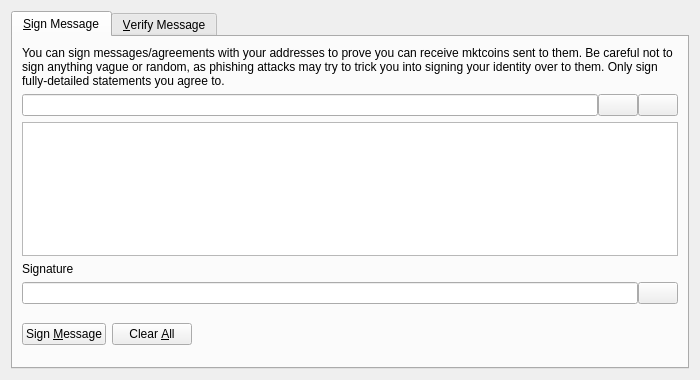
<?xml version="1.0" encoding="UTF-8"?>
<ui version="4.0">
 <class>SignVerifyMessageDialog</class>
 <widget class="QDialog" name="SignVerifyMessageDialog">
  <property name="geometry">
   <rect>
    <x>0</x>
    <y>0</y>
    <width>700</width>
    <height>380</height>
   </rect>
  </property>
  <property name="windowTitle">
   <string>Signatures - Sign / Verify a Message</string>
  </property>
  <property name="modal">
   <bool>true</bool>
  </property>
  <layout class="QVBoxLayout" name="verticalLayout">
   <item>
    <widget class="QTabWidget" name="tabWidget">
     <property name="currentIndex">
      <number>0</number>
     </property>
     <widget class="QWidget" name="tabSignMessage">
      <attribute name="title">
       <string>&amp;Sign Message</string>
      </attribute>
      <layout class="QVBoxLayout" name="verticalLayout_SM">
       <item>
        <widget class="QLabel" name="infoLabel_SM">
         <property name="text">
          <string>You can sign messages/agreements with your addresses to prove you can receive mktcoins sent to them. Be careful not to sign anything vague or random, as phishing attacks may try to trick you into signing your identity over to them. Only sign fully-detailed statements you agree to.</string>
         </property>
         <property name="textFormat">
          <enum>Qt::PlainText</enum>
         </property>
         <property name="wordWrap">
          <bool>true</bool>
         </property>
        </widget>
       </item>
       <item>
        <layout class="QHBoxLayout" name="horizontalLayout_1_SM">
         <property name="spacing">
          <number>0</number>
         </property>
         <item>
          <widget class="QValidatedLineEdit" name="addressIn_SM">
           <property name="toolTip">
            <string>The MKTcoin address to sign the message with</string>
           </property>
          </widget>
         </item>
         <item>
          <widget class="QPushButton" name="addressBookButton_SM">
           <property name="toolTip">
            <string>Choose previously used address</string>
           </property>
           <property name="text">
            <string/>
           </property>
           <property name="icon">
            <iconset resource="../mktcoin.qrc">
             <normaloff>:/icons/address-book</normaloff>:/icons/address-book</iconset>
           </property>
           <property name="shortcut">
            <string>Alt+A</string>
           </property>
           <property name="autoDefault">
            <bool>false</bool>
           </property>
          </widget>
         </item>
         <item>
          <widget class="QPushButton" name="pasteButton_SM">
           <property name="toolTip">
            <string>Paste address from clipboard</string>
           </property>
           <property name="text">
            <string/>
           </property>
           <property name="icon">
            <iconset resource="../mktcoin.qrc">
             <normaloff>:/icons/editpaste</normaloff>:/icons/editpaste</iconset>
           </property>
           <property name="shortcut">
            <string>Alt+P</string>
           </property>
           <property name="autoDefault">
            <bool>false</bool>
           </property>
          </widget>
         </item>
        </layout>
       </item>
       <item>
        <widget class="QPlainTextEdit" name="messageIn_SM">
         <property name="toolTip">
          <string>Enter the message you want to sign here</string>
         </property>
        </widget>
       </item>
       <item>
        <widget class="QLabel" name="signatureLabel_SM">
         <property name="text">
          <string>Signature</string>
         </property>
         <property name="textFormat">
          <enum>Qt::PlainText</enum>
         </property>
        </widget>
       </item>
       <item>
        <layout class="QHBoxLayout" name="horizontalLayout_2_SM">
         <property name="spacing">
          <number>0</number>
         </property>
         <item>
          <widget class="QLineEdit" name="signatureOut_SM">
           <property name="font">
            <font>
             <italic>true</italic>
            </font>
           </property>
           <property name="readOnly">
            <bool>true</bool>
           </property>
          </widget>
         </item>
         <item>
          <widget class="QPushButton" name="copySignatureButton_SM">
           <property name="toolTip">
            <string>Copy the current signature to the system clipboard</string>
           </property>
           <property name="text">
            <string/>
           </property>
           <property name="icon">
            <iconset resource="../mktcoin.qrc">
             <normaloff>:/icons/editcopy</normaloff>:/icons/editcopy</iconset>
           </property>
           <property name="autoDefault">
            <bool>false</bool>
           </property>
          </widget>
         </item>
        </layout>
       </item>
       <item>
        <layout class="QHBoxLayout" name="horizontalLayout_3_SM">
         <item>
          <widget class="QPushButton" name="signMessageButton_SM">
           <property name="toolTip">
            <string>Sign the message to prove you own this MKTcoin address</string>
           </property>
           <property name="text">
            <string>Sign &amp;Message</string>
           </property>
           <property name="icon">
            <iconset resource="../mktcoin.qrc">
             <normaloff>:/icons/edit</normaloff>:/icons/edit</iconset>
           </property>
           <property name="autoDefault">
            <bool>false</bool>
           </property>
          </widget>
         </item>
         <item>
          <widget class="QPushButton" name="clearButton_SM">
           <property name="toolTip">
            <string>Reset all sign message fields</string>
           </property>
           <property name="text">
            <string>Clear &amp;All</string>
           </property>
           <property name="icon">
            <iconset resource="../mktcoin.qrc">
             <normaloff>:/icons/remove</normaloff>:/icons/remove</iconset>
           </property>
           <property name="autoDefault">
            <bool>false</bool>
           </property>
          </widget>
         </item>
         <item>
          <spacer name="horizontalSpacer_1_SM">
           <property name="orientation">
            <enum>Qt::Horizontal</enum>
           </property>
           <property name="sizeHint" stdset="0">
            <size>
             <width>40</width>
             <height>48</height>
            </size>
           </property>
          </spacer>
         </item>
         <item>
          <widget class="QLabel" name="statusLabel_SM">
           <property name="font">
            <font>
             <weight>75</weight>
             <bold>true</bold>
            </font>
           </property>
           <property name="text">
            <string/>
           </property>
           <property name="wordWrap">
            <bool>true</bool>
           </property>
          </widget>
         </item>
         <item>
          <spacer name="horizontalSpacer_2_SM">
           <property name="orientation">
            <enum>Qt::Horizontal</enum>
           </property>
           <property name="sizeHint" stdset="0">
            <size>
             <width>40</width>
             <height>48</height>
            </size>
           </property>
          </spacer>
         </item>
        </layout>
       </item>
      </layout>
     </widget>
     <widget class="QWidget" name="tabVerifyMessage">
      <attribute name="title">
       <string>&amp;Verify Message</string>
      </attribute>
      <layout class="QVBoxLayout" name="verticalLayout_VM">
       <item>
        <widget class="QLabel" name="infoLabel_VM">
         <property name="text">
          <string>Enter the receiver's address, message (ensure you copy line breaks, spaces, tabs, etc. exactly) and signature below to verify the message. Be careful not to read more into the signature than what is in the signed message itself, to avoid being tricked by a man-in-the-middle attack. Note that this only proves the signing party receives with the address, it cannot prove sendership of any transaction!</string>
         </property>
         <property name="textFormat">
          <enum>Qt::PlainText</enum>
         </property>
         <property name="alignment">
          <set>Qt::AlignLeading|Qt::AlignLeft|Qt::AlignTop</set>
         </property>
         <property name="wordWrap">
          <bool>true</bool>
         </property>
        </widget>
       </item>
       <item>
        <layout class="QHBoxLayout" name="horizontalLayout_1_VM">
         <property name="spacing">
          <number>0</number>
         </property>
         <item>
          <widget class="QValidatedLineEdit" name="addressIn_VM">
           <property name="toolTip">
            <string>The MKTcoin address the message was signed with</string>
           </property>
          </widget>
         </item>
         <item>
          <widget class="QPushButton" name="addressBookButton_VM">
           <property name="toolTip">
            <string>Choose previously used address</string>
           </property>
           <property name="text">
            <string/>
           </property>
           <property name="icon">
            <iconset resource="../mktcoin.qrc">
             <normaloff>:/icons/address-book</normaloff>:/icons/address-book</iconset>
           </property>
           <property name="shortcut">
            <string>Alt+A</string>
           </property>
           <property name="autoDefault">
            <bool>false</bool>
           </property>
          </widget>
         </item>
        </layout>
       </item>
       <item>
        <widget class="QPlainTextEdit" name="messageIn_VM"/>
       </item>
       <item>
        <widget class="QValidatedLineEdit" name="signatureIn_VM"/>
       </item>
       <item>
        <layout class="QHBoxLayout" name="horizontalLayout_2_VM">
         <item>
          <widget class="QPushButton" name="verifyMessageButton_VM">
           <property name="toolTip">
            <string>Verify the message to ensure it was signed with the specified MKTcoin address</string>
           </property>
           <property name="text">
            <string>Verify &amp;Message</string>
           </property>
           <property name="icon">
            <iconset resource="../mktcoin.qrc">
             <normaloff>:/icons/transaction_0</normaloff>:/icons/transaction_0</iconset>
           </property>
           <property name="autoDefault">
            <bool>false</bool>
           </property>
          </widget>
         </item>
         <item>
          <widget class="QPushButton" name="clearButton_VM">
           <property name="toolTip">
            <string>Reset all verify message fields</string>
           </property>
           <property name="text">
            <string>Clear &amp;All</string>
           </property>
           <property name="icon">
            <iconset resource="../mktcoin.qrc">
             <normaloff>:/icons/remove</normaloff>:/icons/remove</iconset>
           </property>
           <property name="autoDefault">
            <bool>false</bool>
           </property>
          </widget>
         </item>
         <item>
          <spacer name="horizontalSpacer_1_VM">
           <property name="orientation">
            <enum>Qt::Horizontal</enum>
           </property>
           <property name="sizeHint" stdset="0">
            <size>
             <width>40</width>
             <height>48</height>
            </size>
           </property>
          </spacer>
         </item>
         <item>
          <widget class="QLabel" name="statusLabel_VM">
           <property name="font">
            <font>
             <weight>75</weight>
             <bold>true</bold>
            </font>
           </property>
           <property name="text">
            <string/>
           </property>
           <property name="wordWrap">
            <bool>true</bool>
           </property>
          </widget>
         </item>
         <item>
          <spacer name="horizontalSpacer_2_VM">
           <property name="orientation">
            <enum>Qt::Horizontal</enum>
           </property>
           <property name="sizeHint" stdset="0">
            <size>
             <width>40</width>
             <height>48</height>
            </size>
           </property>
          </spacer>
         </item>
        </layout>
       </item>
      </layout>
     </widget>
    </widget>
   </item>
  </layout>
 </widget>
 <customwidgets>
  <customwidget>
   <class>QValidatedLineEdit</class>
   <extends>QLineEdit</extends>
   <header>qvalidatedlineedit.h</header>
  </customwidget>
 </customwidgets>
 <resources>
  <include location="../mktcoin.qrc"/>
 </resources>
 <connections/>
</ui>
